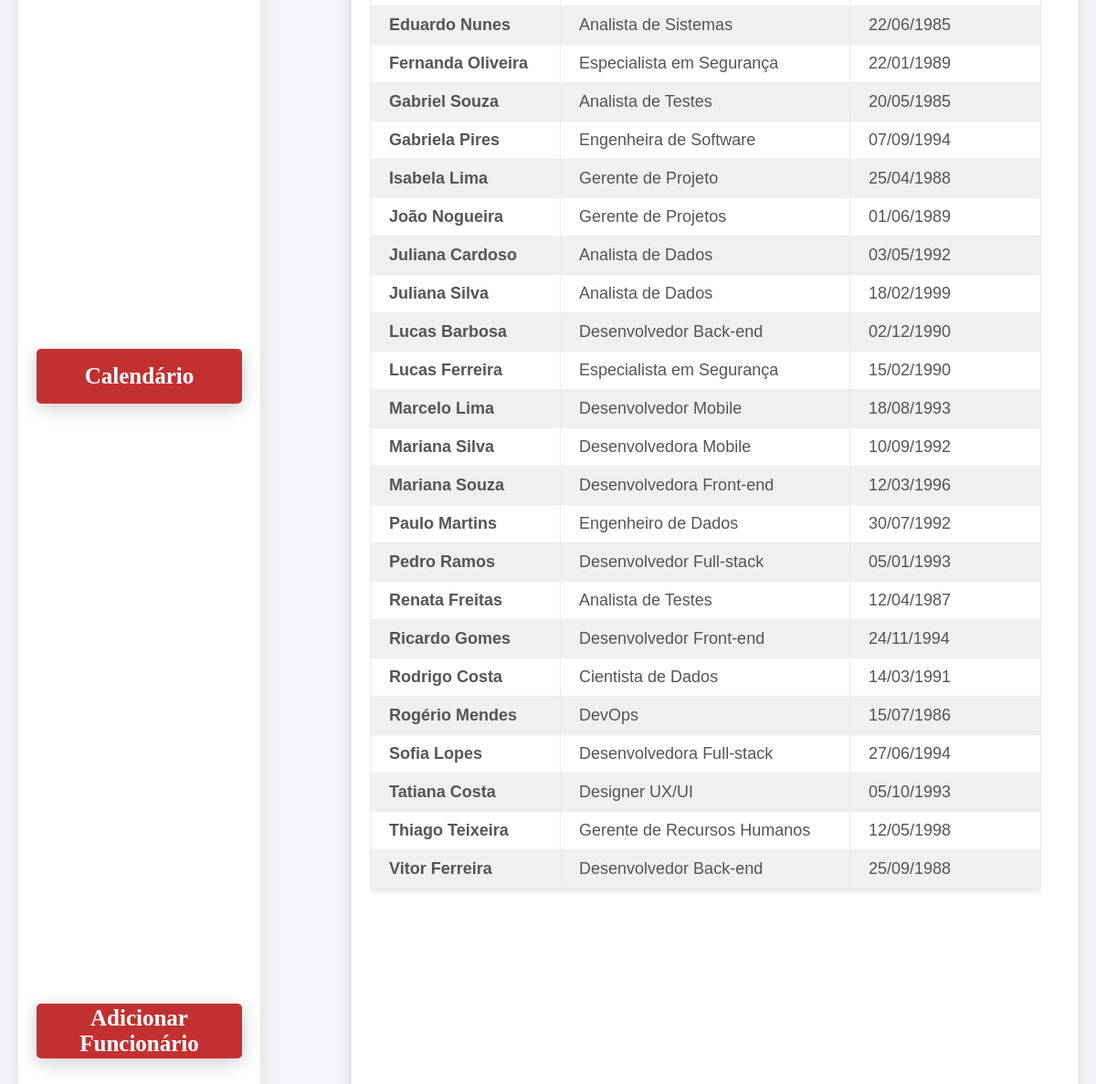
/main/ (signed in, lower part), run on an earlier commit of the app's database.
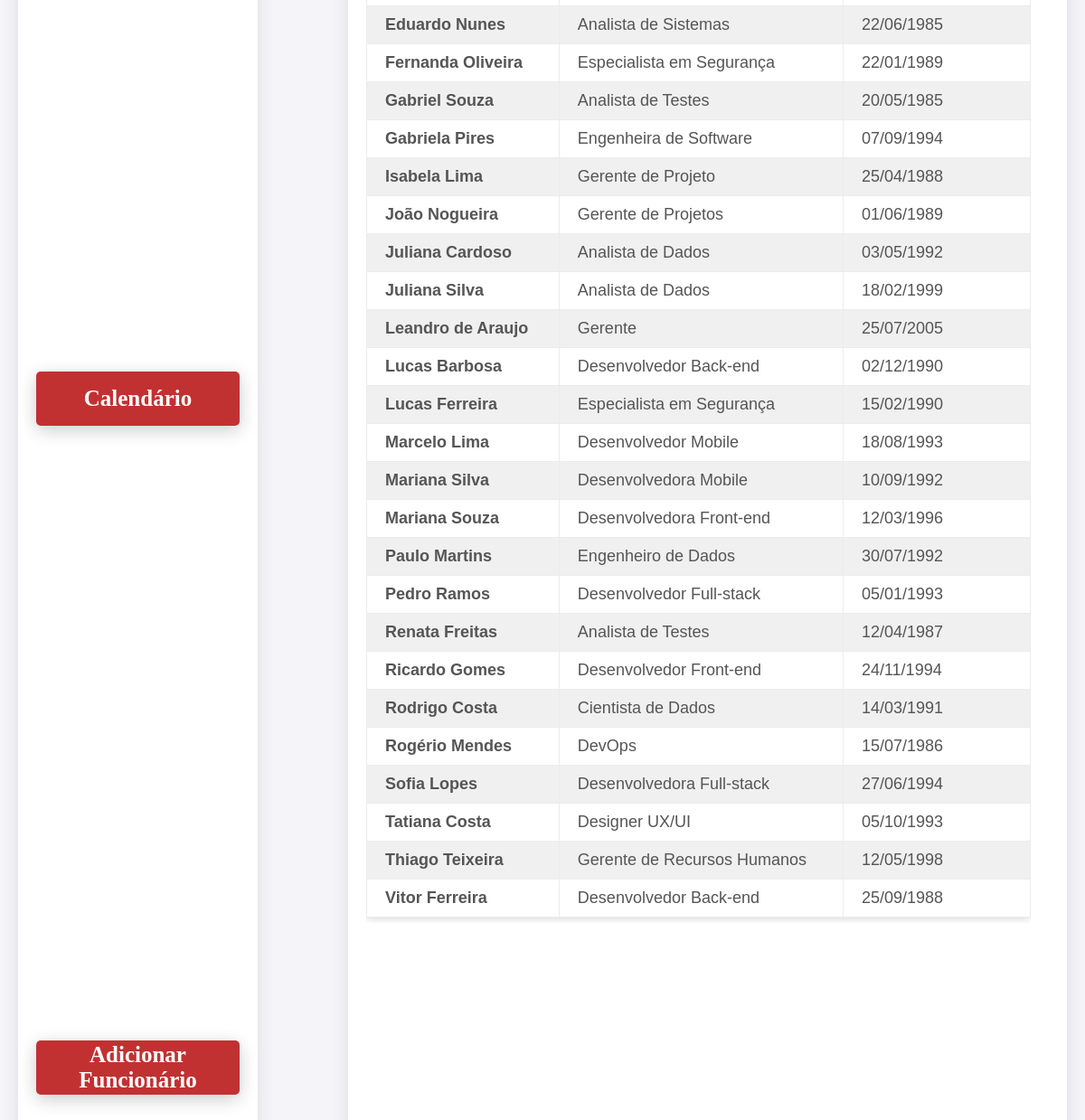
And on a later commit of the database.
### app/models.py (models this page shows)
class Funcionario(models.Model):
    nome = models.CharField(max_length=100)
    cargo = models.CharField(max_length=50)
    data_nascimento = models.DateField()
    skills = models.ManyToManyField(Skill, blank=True)  # Relacionamento ManyToMany com Skill
    def __str__(self):
        return self.nome

### app/views.py (the view)
# urls.py: path('main/', views.lista_funcionarios, name='main'),  # Corrigido para lista_funcionarios
@login_required(login_url='login')
def lista_funcionarios(request):
    funcionarios = Funcionario.objects.all()
    print(funcionarios)
    return render(request, 'main.html', {'funcionarios': funcionarios})

### app/templates/main.html (shortened to what this page needs)
{% extends 'layout.html'%}
{% load static %}
{% block extrahead %}
    <link rel="stylesheet" href="{% static 'app/css/main.css' %}">
{% endblock %}
{% block content %}
    <div class="mainContainer">
        <div class="leftContainer">
            <div class="actions">
                <button class="calendarBtn" onclick="location.href='{% url 'calendario' %}'">
                    Calendário
                </button>
                <button class="addBtn" onclick="location.href='{% url 'adicionar_funcionario' %}'">
                    Adicionar Funcionário
                </button>
            </div>
        </div>
        <div class="rightContainer">
            <div class="divTabela">
                <table id="funcionariosTabela" class="funcionariosNomes">
                    <tbody>
                        {% for funcionario in funcionarios %}
                        <tr class="funcionarioOuterDiv" onclick="window.location='{% url 'funcionario_detail' funcionario.id %}'">
                            <td class="infoUser">{{ funcionario.nome }}</td>
                            <td class="infoUser">{{ funcionario.cargo }}</td>
                            <td class="infoUser">{{ funcionario.data_nascimento|date:"d/m/Y" }}</td>
                        </tr>
                        {% empty %}
                        <tr class="valuesColumns">
                            <td style="text-align: center; color: gray" colspan="4">Nenhum funcionário encontrado.</td>
                        </tr>
                        {% endfor %}
                    </tbody>
                </table>
            </div>
        </div>
    </div>
{% endblock %}

### app/templates/layout.html (shortened to what this page needs)
<!DOCTYPE html>
{% load static %}
<html lang="en">
<head>
    {% block extrahead %}
    {% endblock %}
</head>
<body>
    {% block content %}
    {% endblock %}
</body>
</html>

### app/static/app/css/main.css (style rules this page uses)
* { margin: 0; padding: 0; box-sizing: border-box; }
body { font-family: 'Arial', sans-serif; background-color: #f4f4f9; color: #333; display: flex; justify-content: center; margin: 0; }
.mainContainer { display: grid; grid-template-columns: 1fr 3fr; column-gap: 100px; width: 100%; height: 100vh; padding: 20px; }
.leftContainer { display: flex; flex-direction: column; align-items: center; justify-content: center; width: 100%; border-radius: 4px; padding: 20px; background-color: white; box-shadow: 0 5px 20px rgba(0, 0, 0, 0.1); }
.actions { display: flex; flex-direction: column; justify-content: space-between; height: 80%; width: 100%; }
button { background-color: #c23131; font-weight: bold; font-size: 25px; width: 100%; height: 60px; font-family: Calibri; color: white; border: none; border-radius: 5px; cursor: pointer; box-shadow: 0 5px 20px rgba(0, 0, 0, 0.2); transition: 0.3s; }
.rightContainer { width: 100%; min-height: 70vh; border-radius: 4px; max-width: 1200px; background-color: rgb(255, 255, 255); box-shadow: 0 5px 20px rgba(0, 0, 0, 0.1); padding: 20px 40px 20px 20px; text-align: center; }
.divTabela { height: 70%; overflow-y: scroll; }
.funcionariosNomes { width: 100%; border-collapse: collapse; margin-bottom: 30px; box-shadow: 0 0 10px rgba(0, 0, 0, 0.2); }
.funcionariosNomes th, .funcionariosNomes td { padding: 10px 20px; text-align: left; border: 1px solid #ececec; }
.funcionariosNomes tr:nth-child(even) { background-color: #f0f0f0; }
.funcionariosNomes tr:nth-child(odd) { background-color: #ffffff; }
.funcionarioOuterDiv { text-decoration: none; color: inherit; }
.infoUser { font-size: 18px; color: #555; }
.infoUser:first-child { font-weight: bold; }

What changed in the data, as far as the page shows it:
added Funcionario: nome "Leandro de Araujo", cargo "Gerente", data_nascimento "25/07/2005"
